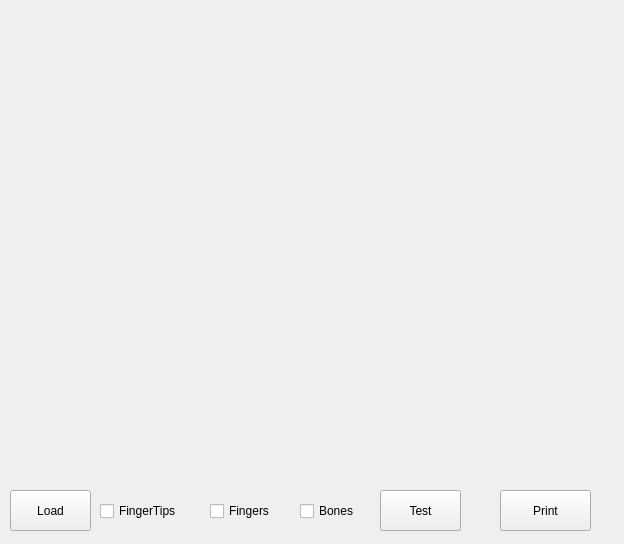
<?xml version="1.0" encoding="UTF-8"?>
<ui version="4.0">
 <class>LeapWindow</class>
 <widget class="QWidget" name="LeapWindow">
  <property name="geometry">
   <rect>
    <x>0</x>
    <y>0</y>
    <width>624</width>
    <height>544</height>
   </rect>
  </property>
  <property name="windowTitle">
   <string>LeapWindow</string>
  </property>
  <widget class="QVTKWidget" name="widget" native="true">
   <property name="geometry">
    <rect>
     <x>20</x>
     <y>10</y>
     <width>581</width>
     <height>471</height>
    </rect>
   </property>
  </widget>
  <widget class="QPushButton" name="buttonApply">
   <property name="geometry">
    <rect>
     <x>10</x>
     <y>490</y>
     <width>81</width>
     <height>41</height>
    </rect>
   </property>
   <property name="text">
    <string>Load</string>
   </property>
  </widget>
  <widget class="QPushButton" name="buttonPrint">
   <property name="geometry">
    <rect>
     <x>500</x>
     <y>490</y>
     <width>91</width>
     <height>41</height>
    </rect>
   </property>
   <property name="text">
    <string>Print</string>
   </property>
  </widget>
  <widget class="QCheckBox" name="checkBoxFingerTips">
   <property name="geometry">
    <rect>
     <x>100</x>
     <y>500</y>
     <width>101</width>
     <height>22</height>
    </rect>
   </property>
   <property name="text">
    <string>FingerTips</string>
   </property>
  </widget>
  <widget class="QCheckBox" name="checkBoxFingers">
   <property name="geometry">
    <rect>
     <x>210</x>
     <y>500</y>
     <width>81</width>
     <height>22</height>
    </rect>
   </property>
   <property name="text">
    <string>Fingers</string>
   </property>
  </widget>
  <widget class="QPushButton" name="buttonTest">
   <property name="geometry">
    <rect>
     <x>380</x>
     <y>490</y>
     <width>81</width>
     <height>41</height>
    </rect>
   </property>
   <property name="text">
    <string>Test</string>
   </property>
  </widget>
  <widget class="QCheckBox" name="checkBoxBones">
   <property name="geometry">
    <rect>
     <x>300</x>
     <y>500</y>
     <width>71</width>
     <height>22</height>
    </rect>
   </property>
   <property name="text">
    <string>Bones</string>
   </property>
  </widget>
 </widget>
 <layoutdefault spacing="6" margin="11"/>
 <customwidgets>
  <customwidget>
   <class>QVTKWidget</class>
   <extends>QWidget</extends>
   <header>QVTKWidget.h</header>
  </customwidget>
 </customwidgets>
 <resources/>
 <connections/>
</ui>
